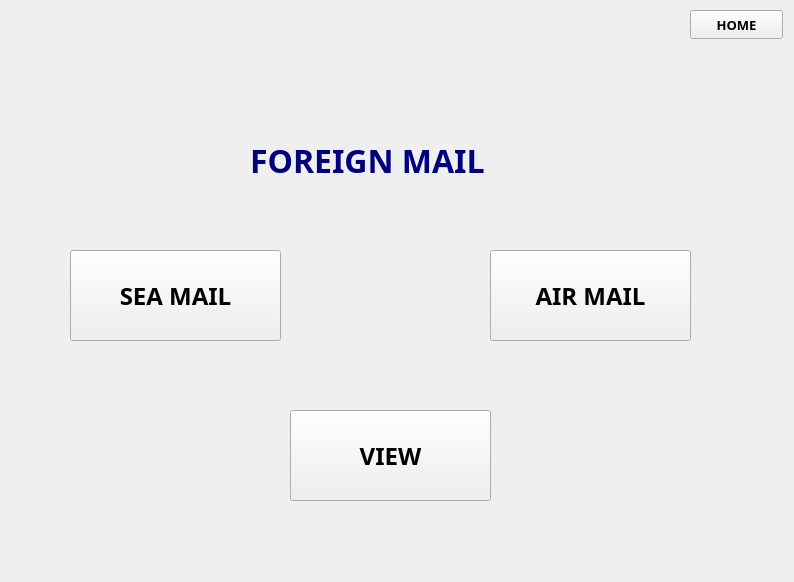
<?xml version="1.0" encoding="UTF-8"?>
<ui version="4.0">
 <class>foring_mail</class>
 <widget class="QWidget" name="foring_mail">
  <property name="geometry">
   <rect>
    <x>0</x>
    <y>0</y>
    <width>794</width>
    <height>582</height>
   </rect>
  </property>
  <property name="font">
   <font/>
  </property>
  <property name="windowTitle">
   <string>Postal Management System</string>
  </property>
  <property name="styleSheet">
   <string notr="true">QMainWindowbackground-color:rgba(246,246,246,255);
</string>
  </property>
  <widget class="QPushButton" name="pushButton_2">
   <property name="geometry">
    <rect>
     <x>490</x>
     <y>250</y>
     <width>201</width>
     <height>91</height>
    </rect>
   </property>
   <property name="font">
    <font>
     <family>Sitka Display</family>
     <pointsize>18</pointsize>
     <italic>false</italic>
     <bold>true</bold>
    </font>
   </property>
   <property name="autoFillBackground">
    <bool>false</bool>
   </property>
   <property name="styleSheet">
    <string notr="true"/>
   </property>
   <property name="text">
    <string>AIR MAIL</string>
   </property>
  </widget>
  <widget class="QPushButton" name="pushButton">
   <property name="geometry">
    <rect>
     <x>70</x>
     <y>250</y>
     <width>211</width>
     <height>91</height>
    </rect>
   </property>
   <property name="font">
    <font>
     <family>Sitka Display</family>
     <pointsize>18</pointsize>
     <italic>false</italic>
     <bold>true</bold>
    </font>
   </property>
   <property name="styleSheet">
    <string notr="true"/>
   </property>
   <property name="text">
    <string>SEA MAIL</string>
   </property>
  </widget>
  <widget class="QLabel" name="label_2">
   <property name="geometry">
    <rect>
     <x>250</x>
     <y>130</y>
     <width>301</width>
     <height>61</height>
    </rect>
   </property>
   <property name="font">
    <font>
     <family>Sitka Display</family>
     <pointsize>24</pointsize>
     <bold>true</bold>
    </font>
   </property>
   <property name="styleSheet">
    <string notr="true"/>
   </property>
   <property name="text">
    <string>&lt;html&gt;&lt;head/&gt;&lt;body&gt;&lt;p&gt;&lt;span style=&quot; color:#00007f;&quot;&gt;FOREIGN MAIL&lt;/span&gt;&lt;/p&gt;&lt;/body&gt;&lt;/html&gt;</string>
   </property>
  </widget>
  <widget class="QLabel" name="image">
   <property name="geometry">
    <rect>
     <x>330</x>
     <y>20</y>
     <width>121</width>
     <height>91</height>
    </rect>
   </property>
   <property name="font">
    <font>
     <family>Sitka Display</family>
    </font>
   </property>
   <property name="text">
    <string/>
   </property>
  </widget>
  <widget class="QPushButton" name="pushButton_3">
   <property name="geometry">
    <rect>
     <x>290</x>
     <y>410</y>
     <width>201</width>
     <height>91</height>
    </rect>
   </property>
   <property name="font">
    <font>
     <family>Sitka Display</family>
     <pointsize>18</pointsize>
     <bold>true</bold>
    </font>
   </property>
   <property name="text">
    <string>VIEW</string>
   </property>
  </widget>
  <widget class="QPushButton" name="pushButton_4">
   <property name="geometry">
    <rect>
     <x>690</x>
     <y>10</y>
     <width>93</width>
     <height>29</height>
    </rect>
   </property>
   <property name="font">
    <font>
     <family>Sitka Display</family>
     <pointsize>10</pointsize>
     <bold>true</bold>
    </font>
   </property>
   <property name="styleSheet">
    <string notr="true"/>
   </property>
   <property name="text">
    <string>HOME</string>
   </property>
  </widget>
 </widget>
 <resources/>
 <connections/>
</ui>
